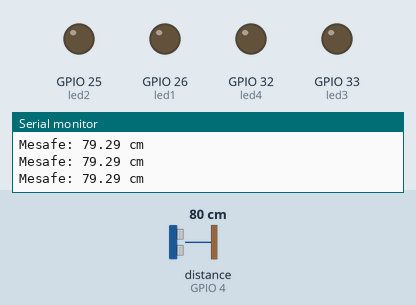
Simulated run of this sketch. Board: ESP32. Parts: output pins drawn as LEDs (lit = HIGH), the last lines printed to the serial monitor. Wiring (inferred from the names in the program): ultrasonic range finder: trigger GPIO 2; echo GPIO 4. The test bench sets the inputs (shaded band); at power-on: distance to the obstacle (sensor on GPIO 4) 80 cm. The echo pulse lasts 58.3 µs per cm; pins used as bus, display or sensor lines are not drawn.

Above: at 1.2 s.
1.3 s: distance to the obstacle (sensor on GPIO 4) set to 45 cm
2.8 s: distance to the obstacle (sensor on GPIO 4) set to 36 cm
At 4.0 s:
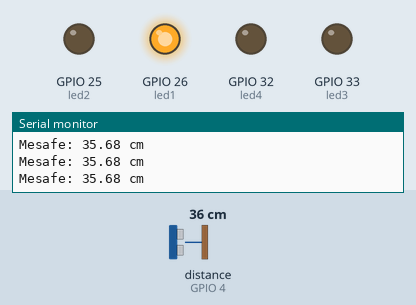
4.3 s: distance to the obstacle (sensor on GPIO 4) set to 27 cm
At 5.0 s:
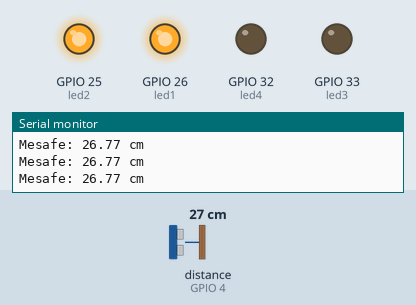
5.9 s: distance to the obstacle (sensor on GPIO 4) set to 22 cm
7.4 s: distance to the obstacle (sensor on GPIO 4) set to 18 cm
At 8.3 s:
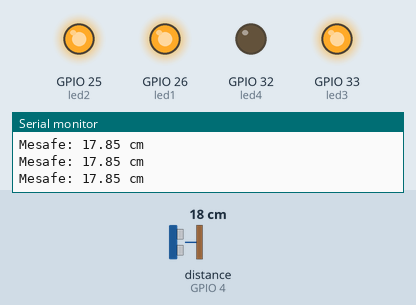
9.0 s: distance to the obstacle (sensor on GPIO 4) set to 35 cm
At 10.1 s:
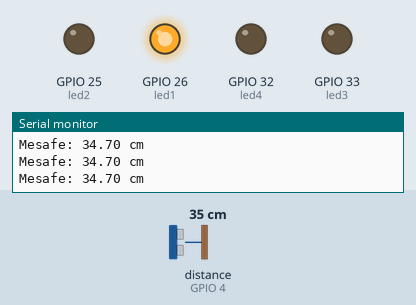
Timing chart, 0 to 11.6 s (numbered marks = the images above; inputs shaded):
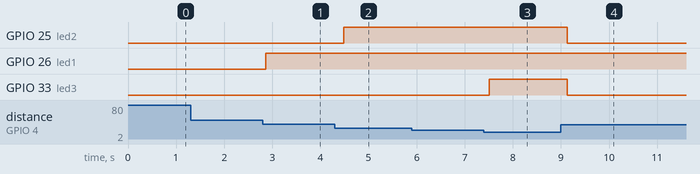

The sketch:

uzaklik1.ino
```cpp
// #bana uzaklıga göre led yakan mesafe
// HC-SR04 pinleri (Düzeltildi: // eklendi)
const int trigPin = 2;
const int echoPin = 4;

// LED pinleri (bar şeklinde gösterim için)
const int led1 = 26;         // En uzak mesafe LED'i (30–40 cm)
const int led2 = 25;         // Orta mesafe LED'i (20–30 cm)
const int led3 = 33;         // Yakın mesafe LED'i (10–20 cm)
const int led4 = 32;         // Çok yakın mesafe LED'i (0–10 cm)

long duration = 0;
float mesafe = 0;

void setup(){
  pinMode(trigPin, OUTPUT);
  pinMode(echoPin, INPUT); // Düzeltildi: Parantez kapatıldı ')'

  pinMode(led1, OUTPUT);
  pinMode(led2, OUTPUT);
  pinMode(led3, OUTPUT);
  pinMode(led4, OUTPUT);

  Serial.begin(9600);
}

void loop(){
  mesafe = mesafeOlc();

  Serial.print("Mesafe: "); // Yan yana yazması için println yerine print kullandım
  Serial.print(mesafe);
  Serial.println(" cm");

  ledGoster(mesafe);
  delay(200); // 2000 çok yavaş, 200ms (0.2 saniye) daha seri çalışır
}

float mesafeOlc(){
  digitalWrite(trigPin, LOW);
  delayMicroseconds(2);
  digitalWrite(trigPin, HIGH);
  delayMicroseconds(10);
  digitalWrite(trigPin, LOW);

  // Timeout süresini 30000 (30ms) yaptım, daha kararlı ölçer.
  duration = pulseIn(echoPin, HIGH, 30000);

  if(duration == 0){
    return -1;
  }

  float uzaklik = (duration * 0.034) / 2.0;
  return uzaklik;
}

void ledGoster(float d){
  // Önce hepsini söndür
  digitalWrite(led1, LOW);
  digitalWrite(led2, LOW);
  digitalWrite(led3, LOW);
  digitalWrite(led4, LOW);

  if(d < 0 || d > 40){
    return;
  }

  // Bar grafiği mantığı (kümülatif yakma)
  if(d > 30 && d <= 40){
    digitalWrite(led1, HIGH);
  }
  else if (d > 20 && d <= 30) {
    digitalWrite(led1, HIGH);
    digitalWrite(led2, HIGH);
  }
  else if (d > 10 && d <= 20) {
    digitalWrite(led1, HIGH);
    digitalWrite(led2, HIGH);
    digitalWrite(led3, HIGH);
  }
  else if (d >= 0 && d <= 10) {
    digitalWrite(led1, HIGH);
    digitalWrite(led2, HIGH);
    digitalWrite(led3, HIGH);
    digitalWrite(led4, HIGH);
  }
}
```

Measured:
- the behaviour switches between 41 and 40 cm on distance to the obstacle (sensor on GPIO 4) (found by bisection; images 0 and 1)
- the behaviour switches between 31 and 30 cm on distance to the obstacle (sensor on GPIO 4) (found by bisection; images 1 and 2)
- the behaviour switches between 21 and 20 cm on distance to the obstacle (sensor on GPIO 4) (found by bisection; images 2 and 3)
- after the input at 2.8 s, GPIO 26 (led1): LOW → HIGH after 0.06 s
- after the input at 4.3 s, GPIO 25 (led2): LOW → HIGH after 0.18 s
- after the input at 7.4 s, GPIO 33 (led3): LOW → HIGH after 0.11 s
- after the input at 9.0 s, GPIO 25 (led2), GPIO 33 (led3): HIGH → LOW after 0.13 s
